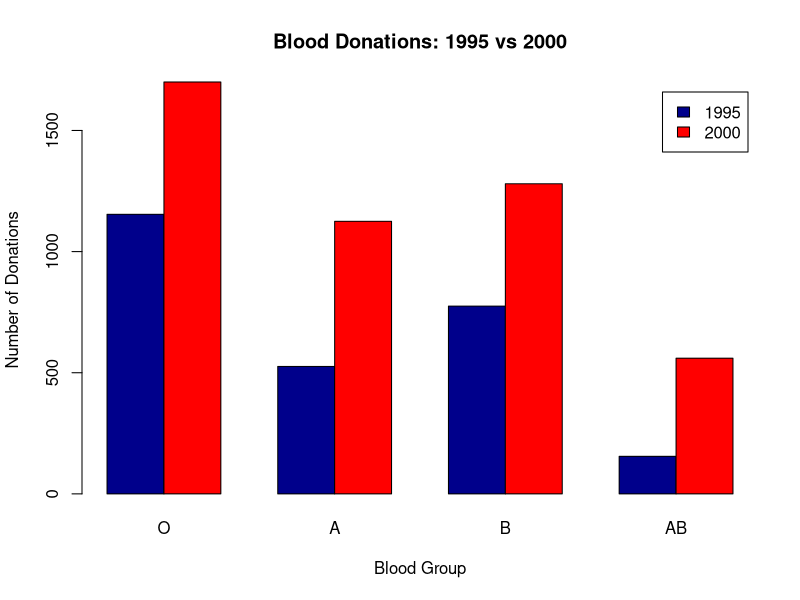

The R script that drew this image:
# Create the data matrix
donations <- matrix(c(1154, 526, 775, 155, 1700, 1125, 1280, 560), 
                    nrow = 2, byrow = TRUE)
colnames(donations) <- c("O", "A", "B", "AB")
rownames(donations) <- c("1995", "2000")

# Represent data by multiple bar diagram
barplot(donations, beside = TRUE, 
        legend.text = TRUE, 
        main = "Blood Donations: 1995 vs 2000",
        xlab = "Blood Group", ylab = "Number of Donations",
        col = c("darkblue", "red"))
